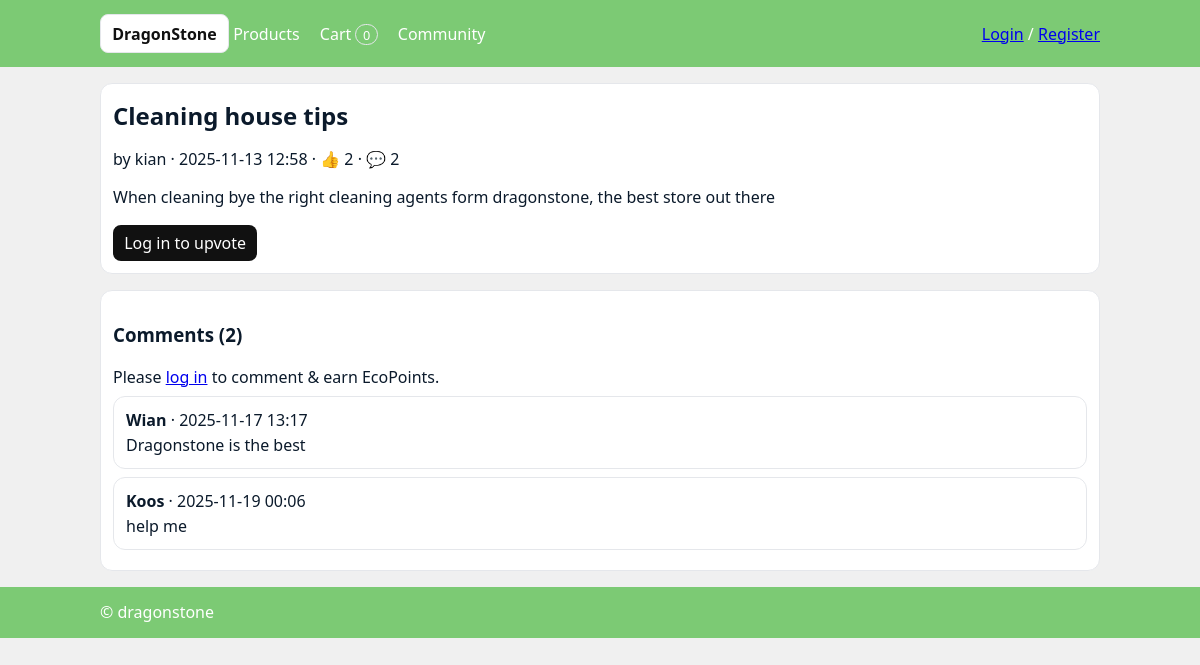
Screenshot of /community_post.php?post=cleaning-house-tips-56ae0b with the database file from the repository.
### tables this page shows
CREATE TABLE `forum_posts` (
  `id` int(11) NOT NULL,
  `user_id` int(11) DEFAULT NULL,
  `title` varchar(180) NOT NULL,
  `slug` varchar(220) NOT NULL,
  `body` text NOT NULL,
  `tags` varchar(250) DEFAULT NULL,
  `is_published` tinyint(1) NOT NULL DEFAULT 1,
  `is_flagged` tinyint(1) NOT NULL DEFAULT 0,
  `upvotes` int(11) NOT NULL DEFAULT 0,
  `comments_cnt` int(11) NOT NULL DEFAULT 0,
  `created_at` datetime NOT NULL DEFAULT current_timestamp()
);

CREATE TABLE `users` (
  `id` int(11) NOT NULL,
  `name` varchar(120) NOT NULL,
  `email` varchar(160) NOT NULL,
  `password_hash` varchar(255) NOT NULL,
  `role` enum('admin','staff','customer','manager') NOT NULL DEFAULT 'customer',
  `created_at` timestamp NOT NULL DEFAULT current_timestamp()
);

CREATE TABLE `forum_comments` (
  `id` int(11) NOT NULL,
  `post_id` int(11) NOT NULL,
  `user_id` int(11) DEFAULT NULL,
  `body` text NOT NULL,
  `is_flagged` tinyint(1) NOT NULL DEFAULT 0,
  `created_at` datetime NOT NULL DEFAULT current_timestamp()
);

### config.php (called while the page is built, shortened)
<?php
$USE_DB    = true;
require __DIR__.'/db.php';
require __DIR__.'/functions.php';

### functions.php (called while the page is built, shortened)
<?php
function e($s)
{
  return htmlspecialchars((string)$s, ENT_QUOTES, 'UTF-8');
}
function forum_post_get($slug_or_id)
{
  global $mysqli, $USE_DB;
  if (is_numeric($slug_or_id)) {
    $sql = "SELECT p.*, u.name AS author FROM forum_posts p LEFT JOIN users u ON u.id=p.user_id WHERE p.id=?";
    $st = mysqli_prepare($mysqli, $sql);
    mysqli_stmt_bind_param($st, "i", $slug_or_id);
  } else {
    $sql = "SELECT p.*, u.name AS author FROM forum_posts p LEFT JOIN users u ON u.id=p.user_id WHERE p.slug=?";
    $st = mysqli_prepare($mysqli, $sql);
    mysqli_stmt_bind_param($st, "s", $slug_or_id);
  }
  mysqli_stmt_execute($st);
  $res = mysqli_stmt_get_result($st);
  return mysqli_fetch_assoc($res);
}
function forum_comments_for($post_id)
{
  global $mysqli, $USE_DB;
  $sql = "SELECT c.*, u.name AS author
        FROM forum_comments c
        LEFT JOIN users u ON u.id=c.user_id
        WHERE c.post_id=?
        ORDER BY c.created_at ASC";
  $st = mysqli_prepare($mysqli, $sql);
  mysqli_stmt_bind_param($st, "i", $post_id);
  mysqli_stmt_execute($st);
  $res = mysqli_stmt_get_result($st);
  return mysqli_fetch_all($res, MYSQLI_ASSOC);
}

### community_post.php (the view, shortened to what this page needs)
<?php
require __DIR__.'/header.php';
$userArr = $_SESSION['user'] ?? $_SESSION['auth'] ?? null;
$user = $userArr ?: null;
$key = $_GET['post'] ?? ($_GET['id'] ?? '');
$post = forum_post_get($key);
$post_pk = (int)($post['id'] ?? 0);
$comments = forum_comments_for($post_pk);
?>
<article class="card pad">
  <h1 style="margin:.2rem 0"><?= e($post['title']) ?></h1>
  <p class="muted">
    by <?= e($post['author'] ?? 'Anonymous') ?> ·
    <?= e(date('Y-m-d H:i', strtotime($post['created_at']))) ?> ·
    👍 <?= (int)$post['upvotes'] ?> ·
    💬 <?= (int)$post['comments_cnt'] ?>
  </p>
  <div style="white-space:pre-wrap; line-height:1.4"><?= nl2br(e($post['body'])) ?></div>
  <form method="post" class="row" style="margin-top:1rem; gap:.5rem">
    <?php if($user): ?>
      <button class="btn" type="submit">👍 Upvote</button>
      <span class="muted">Thanks for supporting eco ideas!</span>
    <?php else: ?>
      <a class="btn" href="login.php">Log in to upvote</a>
    <?php endif; ?>
  </form>
</article>
<section class="card pad" style="margin-top:1rem">
  <h3>Comments (<?= count($comments) ?>)</h3>
  <?php if($user): ?>
    <form method="post" style="margin:.6rem 0">
      <input type="hidden" name="action" value="comment">
      <input type="hidden" name="post_id" value="<?= $post_pk ?>">
      <textarea name="body" rows="4" placeholder="Add your comment…" required style="width:100%;"></textarea>
      <div class="row" style="justify-content:space-between;margin-top:.4rem">
        <small class="muted">Earn +<?= ECOPOINTS_COMMENT ?> EcoPoints</small>
        <button class="btn">Post Comment</button>
      </div>
    </form>
  <?php else: ?>
    <div class="alert">Please <a href="login.php">log in</a> to comment & earn EcoPoints.</div>
  <?php endif; ?>
  <?php foreach($comments as $c): ?>
    <div class="card" style="margin:.5rem 0">
      <div class="pad">
        <p style="margin:0 0 .2rem 0">
          <strong><?= e($c['author'] ?? 'Anonymous') ?></strong> ·
          <span class="muted"><?= e(date('Y-m-d H:i',strtotime($c['created_at']))) ?></span>
        </p>
        <div style="white-space:pre-wrap"><?= nl2br(e($c['body'])) ?></div>
      </div>
    </div>
  <?php endforeach; ?>
</section>
<?php require __DIR__.'/footer.php'; ?>

### header.php (style rules this page uses)
:root { --brand:#0ea5e9;--ink:#0b1a2b;--muted:#f6f8fb;--border:#e5e7eb; }
body { margin:0;font-family:system-ui,Segoe UI,Roboto,Arial,sans-serif;color:var(--ink) }
.card { border:1px solid var(--border);border-radius:12px;overflow:hidden;background:#fff }
.pad { padding:.75rem }
.btn { display:inline-block;background:#111;color:#fff;border-radius:8px;padding:.45rem .7rem;text-decoration:none }
.row { display:flex;gap:.5rem;align-items:center;flex-wrap:wrap;justify-content:space-between }
body { background-image: url('https://t4.ftcdn.net/jpg/05/67/48/63/360_F_567486394_PxcgLM8vtZqyH71fpkcpeKLDZfsbTyHO.jpg'); background-size: cover; background-attachment: fixed; background-position: center; background-repeat: no-repeat; background-color: #f0f0f0; }

### rows the page displays
forum_posts: title "Cleaning house tips", user.name "kian", created_at "2025-11-13 12:58", upvotes "2", comments_cnt "2", body "When cleaning bye the right cleaning agents form dragonstone, the best store out there"
forum_comments: user.name "Wian", created_at "2025-11-17 13:17", body "Dragonstone is the best"
forum_comments: user.name "Koos", created_at "2025-11-19 00:06", body "help me"

### other values shown
array_sum(cart_get() ?: []) "0"
count($comments) "2"
